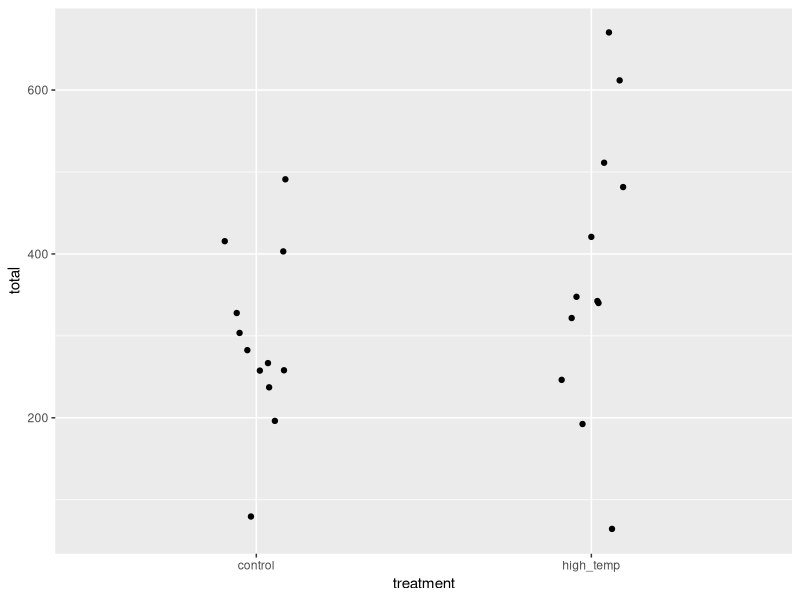

The R script that drew this image:
# 一般化線形混合モデル
# Generalized Linear Mixed-Models (GLMM)
# Greg Nishihara
# 2026-09-11

# パッケージの読み込み
library(tidyverse)
library(lme4) # 一般化線形混合モデル用パッケージ
library(emmeans)


# 疑似データの生成

# シードを設定する
set.seed(2026) # 疑似乱数のシード (seed) を固定する# タンク（水槽）　ランダム効果 (Random Effect)
# 合計 12 タンク: 6 コントロール　６ 高水温

tanks_treatment = 12
number_tanks = tanks_treatment * 2

tanks = tibble(
  tank = str_c("tank_", str_pad(1:number_tanks, 2, pad = "0")),
  treatment = rep(c("control", "high_temp"), each = tanks_treatment),
  tank_effect = rnorm(number_tanks, mean = 0, sd = 0.8)
)
tanks
# ggplot(tanks) + geom_point(aes(x = treatment, y = tank_effect), position = position_jitter(width = 0.2))

seaweeddf = 
  tanks |> 
  uncount(1000) |> 
  mutate(
    shubyoid = row_number(),
    fixed_effect = if_else(str_detect(treatment, "Con"), 1, -0.5),
    true_prob = plogis(fixed_effect + tank_effect),
    survival = rbinom(n(), size = 1, prob = true_prob)
  ) |> 
  select(shubyoid, tank, treatment, survival) |> 
  mutate(
    tank = as_factor(tank),
    treatment = fct_relevel(as_factor(treatment), "control")
  )

seaweeddf |> 
  group_by(tank, treatment) |> 
  reframe(total = sum(survival)) |> 
  ggplot() + 
  geom_point(aes(x = treatment, y = total), position = position_jitter(width = 0.1))

## GLM 解析 (ランダム効果を無視した解析・水槽ごとの微妙な違いを無視したときの結果)
m01 = glm(survival ~ treatment, data = seaweeddf, family = binomial("logit"))
summary(m01)
eout = emmeans(m01, ~ treatment, type = "response")
contrast(eout, "pairwise")

## GLMM 
## (1 | tank) は、各水槽に対するランダム効果（ランダム切片）
g01 = glmer(survival ~ treatment + (1 | tank), 
            data = seaweeddf,
            family = binomial("logit"))
summary(g01)
eout = emmeans(g01, ~ treatment, type = "response")
contrast(eout, "pairwise")

# GLM:   survival = treatment + error
# GLMM:  survival = (treatment + tank_variation) + error
# 各モデルの残渣デビアス (residual deviance)
deviance(m01) # GLM residual deviance
deviance(g01) # GLMM residual deviance
